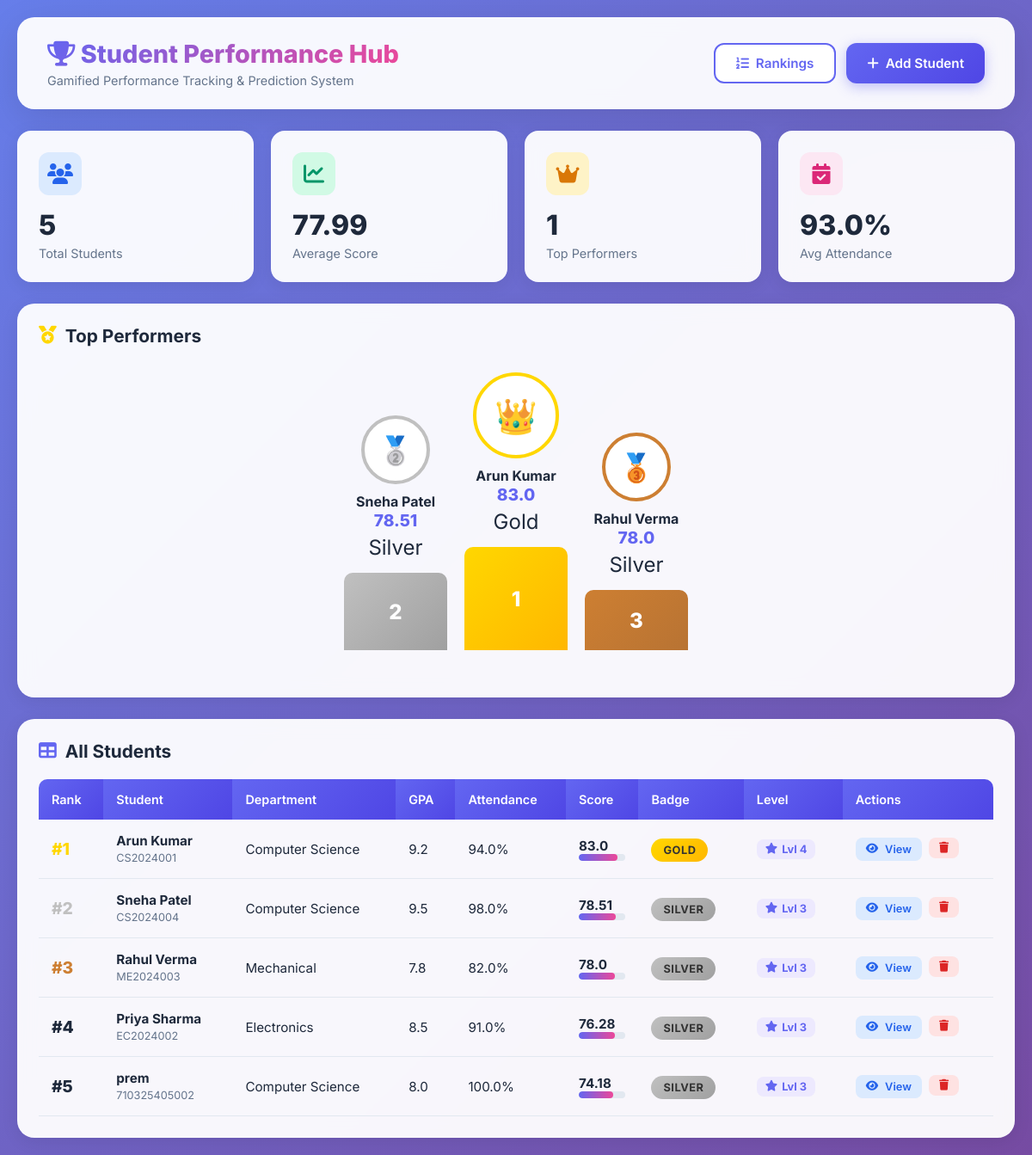
The page / on the database its author committed.
### app.py (models this page shows)
class Student(db.Model):
    id = db.Column(db.Integer, primary_key=True)
    name = db.Column(db.String(100), nullable=False)
    roll_number = db.Column(db.String(50), unique=True, nullable=False)
    department = db.Column(db.String(100))
    year = db.Column(db.Integer, default=1)
    semester_gpa = db.Column(db.Float, default=0.0)  # Out of 10
    previous_gpa = db.Column(db.Float, default=0.0)
    attendance_percentage = db.Column(db.Float, default=0.0)
    sports_score = db.Column(db.Float, default=0.0)
    sports_achievements = db.Column(db.String(500), default="")
    nss_participation = db.Column(db.Boolean, default=False)
    ncc_participation = db.Column(db.Boolean, default=False)
    events_participated = db.Column(db.Integer, default=0)
    events_won = db.Column(db.Integer, default=0)
    certified_courses = db.Column(db.Integer, default=0)
    core_competition_score = db.Column(db.Float, default=0.0)
    projects_completed = db.Column(db.Integer, default=0)
    internships = db.Column(db.Integer, default=0)
    total_score = db.Column(db.Float, default=0.0)
    rank = db.Column(db.Integer, default=0)
    badge = db.Column(db.String(50), default="Bronze")
    level = db.Column(db.Integer, default=1)
    created_at = db.Column(db.DateTime, default=datetime.utcnow)

### app.py (the view)
@app.route('/')
def dashboard():
    students = Student.query.order_by(Student.rank).all()
    top_performers = Student.query.order_by(Student.total_score.desc()).limit(5).all()
    stats = {
        'total_students': Student.query.count(),
        'avg_score': round(db.session.query(db.func.avg(Student.total_score)).scalar() or 0, 2),
        'platinum_count': Student.query.filter(Student.badge == 'Platinum').count(),
        'gold_count': Student.query.filter(Student.badge == 'Gold').count(),
        'attendance_avg': round(db.session.query(db.func.avg(Student.attendance_percentage)).scalar() or 0, 1)
    }
    return render_template('index.html', students=students, top_performers=top_performers, stats=stats)

### templates/index.html (shortened to what this page needs)
<!DOCTYPE html>
<html lang="en">
<head>
    <link rel="stylesheet" href="https://cdnjs.cloudflare.com/ajax/libs/font-awesome/6.4.0/css/all.min.css">
</head>
<body>
    <div class="container">
        <div class="header">
            <div>
                <h1><i class="fas fa-trophy"></i> Student Performance Hub</h1>
                <div class="subtitle">Gamified Performance Tracking & Prediction System</div>
            </div>
            <div class="nav-buttons">
                <a href="/rankings" class="btn btn-secondary"><i class="fas fa-list-ol"></i> Rankings</a>
                <a href="/add_student" class="btn btn-primary"><i class="fas fa-plus"></i> Add Student</a>
            </div>
        </div>
        <div class="stats-grid">
            <div class="stat-card">
                <div class="icon" style="background: #dbeafe; color: #2563eb;"><i class="fas fa-users"></i></div>
                <div class="stat-value">{{ stats.total_students }}</div>
                <div class="stat-label">Total Students</div>
            </div>
            <div class="stat-card">
                <div class="icon" style="background: #d1fae5; color: #059669;"><i class="fas fa-chart-line"></i></div>
                <div class="stat-value">{{ stats.avg_score }}</div>
                <div class="stat-label">Average Score</div>
            </div>
            <div class="stat-card">
                <div class="icon" style="background: #fef3c7; color: #d97706;"><i class="fas fa-crown"></i></div>
                <div class="stat-value">{{ stats.platinum_count + stats.gold_count }}</div>
                <div class="stat-label">Top Performers</div>
            </div>
            <div class="stat-card">
                <div class="icon" style="background: #fce7f3; color: #db2777;"><i class="fas fa-calendar-check"></i></div>
                <div class="stat-value">{{ stats.attendance_avg }}%</div>
                <div class="stat-label">Avg Attendance</div>
            </div>
        </div>
        <div class="top-performers">
            <div class="section-title"><i class="fas fa-medal" style="color: var(--gold);"></i> Top Performers</div>
            <div class="podium">
                {% if top_performers|length >= 2 %}
                <div class="podium-item second">
                    <div class="avatar">🥈</div>
                    <div class="name">{{ top_performers[1].name }}</div>
                    <div class="score">{{ top_performers[1].total_score }}</div>
                    <div class="badge-icon">{{ top_performers[1].badge }}</div>
                    <div class="podium-base">2</div>
                </div>
                {% endif %}
                {% if top_performers|length >= 1 %}
                <div class="podium-item first">
                    <div class="avatar">👑</div>
                    <div class="name">{{ top_performers[0].name }}</div>
                    <div class="score">{{ top_performers[0].total_score }}</div>
                    <div class="badge-icon">{{ top_performers[0].badge }}</div>
                    <div class="podium-base">1</div>
                </div>
                {% endif %}
                {% if top_performers|length >= 3 %}
                <div class="podium-item third">
                    <div class="avatar">🥉</div>
                    <div class="name">{{ top_performers[2].name }}</div>
                    <div class="score">{{ top_performers[2].total_score }}</div>
                    <div class="badge-icon">{{ top_performers[2].badge }}</div>
                    <div class="podium-base">3</div>
                </div>
                {% endif %}
            </div>
        </div>
        <div class="students-section">
            <div class="section-title"><i class="fas fa-table" style="color: var(--primary);"></i> All Students</div>
            <div class="table-container">
                <table>
                    <thead>
                        <tr>
                            <th>Rank</th>
                            <th>Student</th>
                            <th>Department</th>
                            <th>GPA</th>
                            <th>Attendance</th>
                            <th>Score</th>
                            <th>Badge</th>
                            <th>Level</th>
                            <th>Actions</th>
                        </tr>
                    </thead>
                    <tbody>
                        {% for student in students %}
                        <tr>
                            <td class="rank-cell rank-{{ student.rank }}">#{{ student.rank }}</td>
                            <td>
                                <strong>{{ student.name }}</strong><br>
                                <small style="color: #64748b;">{{ student.roll_number }}</small>
                            </td>
                            <td>{{ student.department }}</td>
                            <td>{{ student.semester_gpa }}</td>
                            <td>{{ student.attendance_percentage }}%</td>
                            <td>
                                <strong>{{ student.total_score }}</strong>
                                <div class="score-bar">
                                    <div class="score-bar-fill" style="width: {{ student.total_score }}%; background: linear-gradient(90deg, var(--primary), var(--secondary));"></div>
                                </div>
                            </td>
                            <td><span class="badge-pill badge-{{ student.badge }}">{{ student.badge }}</span></td>
                            <td><span class="level-badge"><i class="fas fa-star"></i> Lvl {{ student.level }}</span></td>
                            <td>
                                <div class="action-btns">
                                    <a href="/student/{{ student.id }}" class="btn btn-sm btn-view"><i class="fas fa-eye"></i> View</a>
                                    <form method="POST" action="/delete_student/{{ student.id }}" style="display:inline;" onsubmit="return confirm('Delete this student?');">
                                        <button type="submit" class="btn btn-sm btn-delete"><i class="fas fa-trash"></i></button>
                                    </form>
                                </div>
                            </td>
                        </tr>
                        {% endfor %}
                    </tbody>
                </table>
            </div>
        </div>
    </div>
</body>
</html>

### rows shown on the page
Student: name "Sneha Patel", total_score "78.51", badge "Silver", rank "2", roll_number "CS2024004", department "Computer Science", semester_gpa "9.5", attendance_percentage "98.0", badge "SILVER", level "3"
Student: name "Arun Kumar", total_score "83.0", badge "Gold", rank "1", roll_number "CS2024001", department "Computer Science", semester_gpa "9.2", attendance_percentage "94.0", badge "GOLD", level "4"
Student: name "Rahul Verma", total_score "78.0", badge "Silver", rank "3", roll_number "ME2024003", department "Mechanical", semester_gpa "7.8", attendance_percentage "82.0", badge "SILVER", level "3"
Student: rank "4", name "Priya Sharma", roll_number "EC2024002", department "Electronics", semester_gpa "8.5", attendance_percentage "91.0", total_score "76.28", badge "SILVER", level "3"
Student: rank "5", name "prem", roll_number "710325405002", department "Computer Science", semester_gpa "8.0", attendance_percentage "100.0", total_score "74.18", badge "SILVER", level "3"

### other values the page prints
{{ stats.total_students }} "5"
{{ stats.avg_score }} "77.99"
{{ stats.platinum_count + stats.gold_count }} "1"
{{ stats.attendance_avg }} "93.0"
